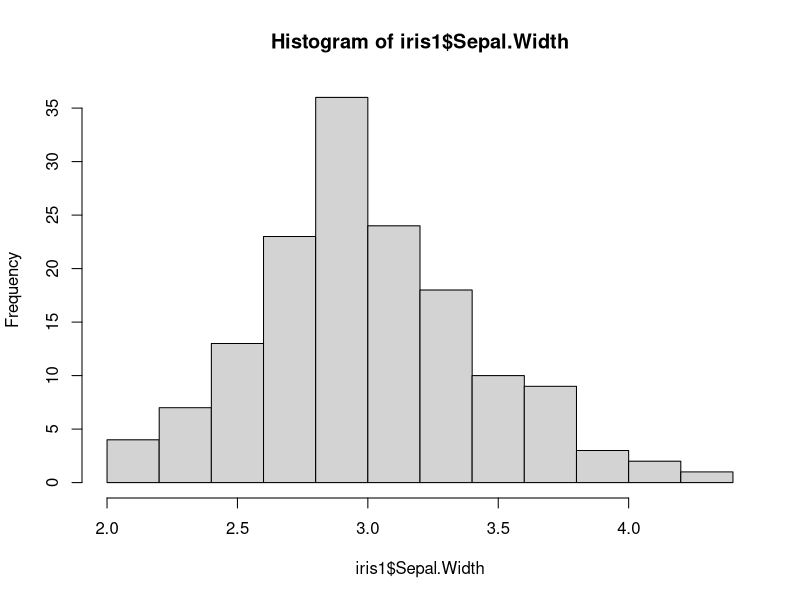
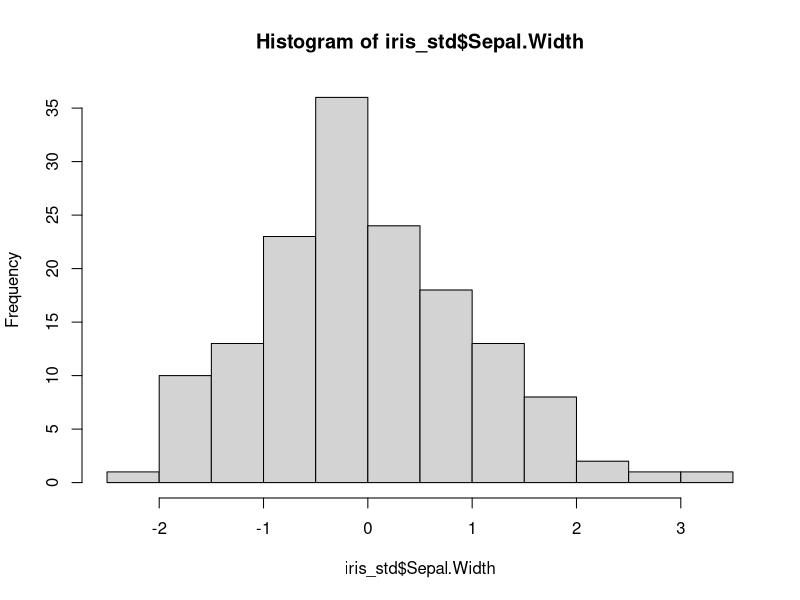

Recreate these plots in R, in order.
iris1 <- iris[,-5]
summary(iris1)
s <- sapply(iris1,sd)
s
hist(iris1$Sepal.Width)  #check bell shape curve for all attributes
data_std <- function(x) { (x-mean(x))/sd(x) }
iris_std <- data.frame(sapply(iris[,-5],data_std))
summary(iris_std)
s <- sapply(iris_std,sd)
s
hist(iris_std$Sepal.Width)  #check bell shape curve for all attributes
